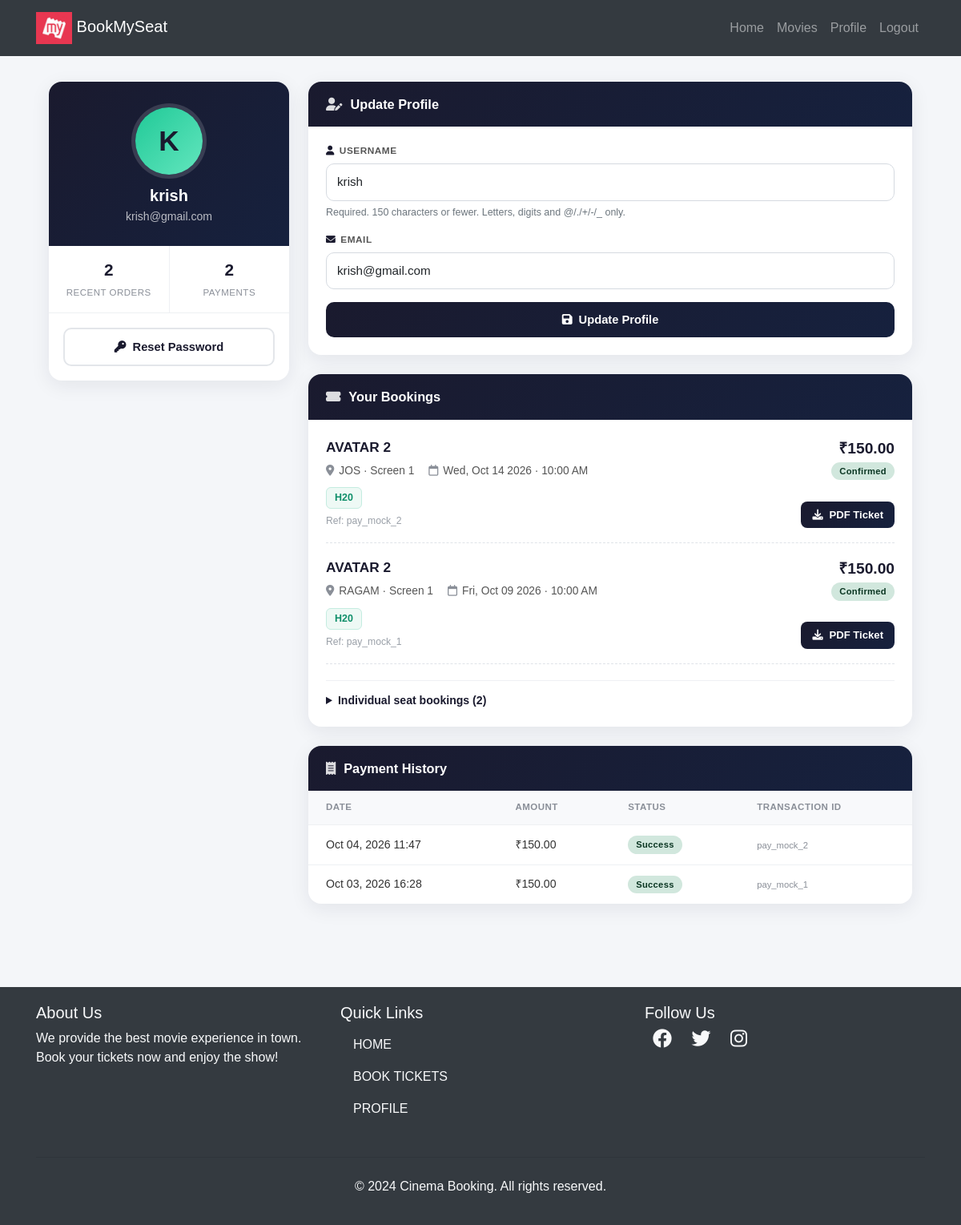
Page /user/profile/ (signed in) on the earlier database version.
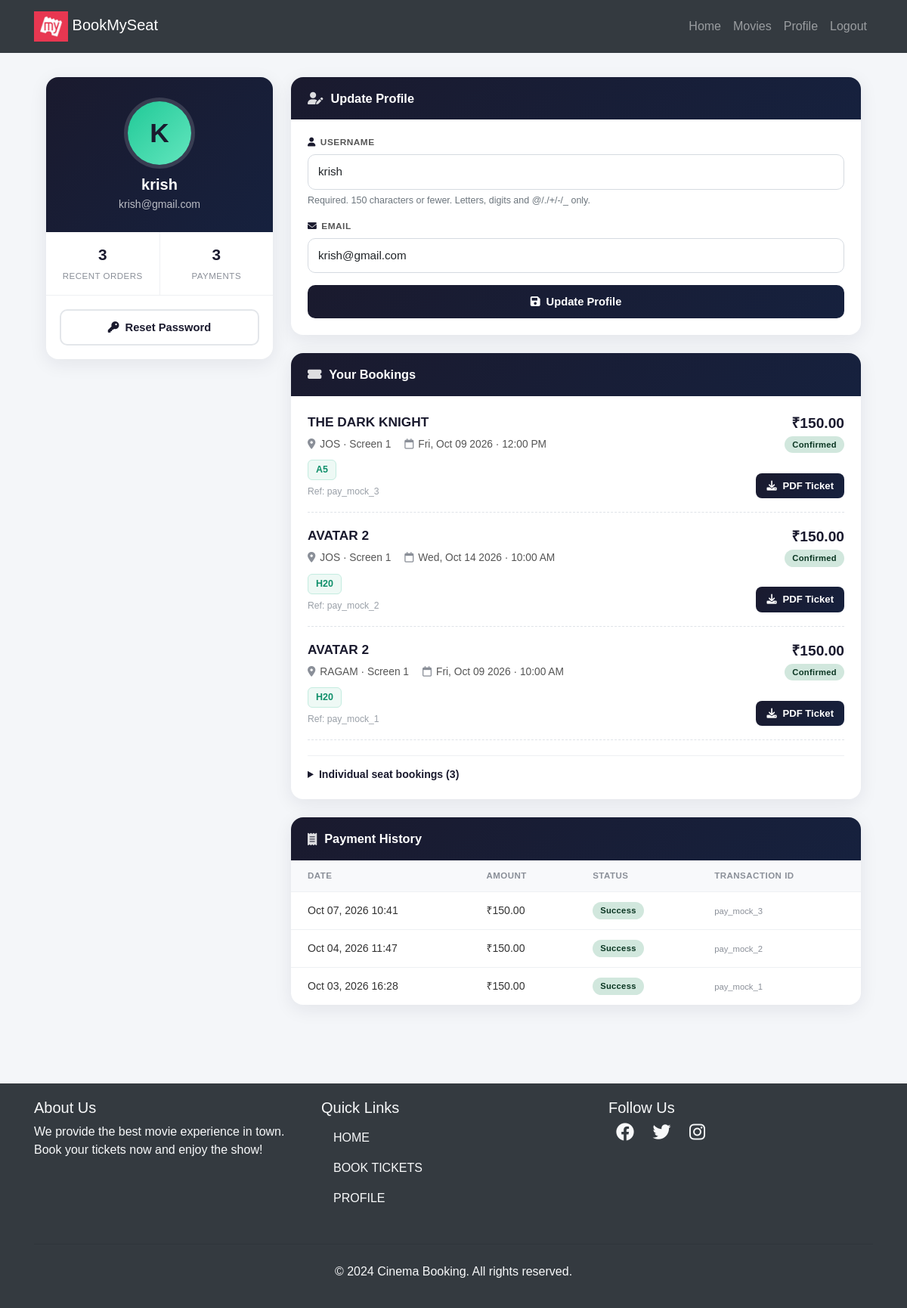
Same page on the later database version.
### movies/models.py (models this page shows, shortened)
class BookingOrder(models.Model):
    class Status(models.TextChoices):
        CONFIRMED = 'CONFIRMED', 'Confirmed'
        CANCELLED = 'CANCELLED', 'Cancelled'
    user = models.ForeignKey(User, on_delete=models.CASCADE, related_name='booking_orders')
    show_time = models.ForeignKey(ShowTime, on_delete=models.CASCADE, related_name='booking_orders')
    reference = models.CharField(max_length=64, unique=True, db_index=True)
    total_amount = models.DecimalField(max_digits=10, decimal_places=2)
    status = models.CharField(max_length=20, choices=Status.choices, default=Status.CONFIRMED, db_index=True)
    created_at = models.DateTimeField(auto_now_add=True, db_index=True)
    class Meta:
        ordering = ['-created_at']
        indexes = [
            models.Index(fields=['user', '-created_at']),
        ]

class ShowTime(models.Model):
    movie = models.ForeignKey(Movie, on_delete=models.CASCADE, related_name='showtimes')
    theater = models.ForeignKey(Theater, on_delete=models.CASCADE, related_name='showtimes')
    screen = models.ForeignKey(Screen, on_delete=models.CASCADE, related_name='showtimes')
    date = models.DateField(help_text='Screening date')
    start_time = models.TimeField(help_text='Show start time')
    cleaning_buffer_minutes = models.PositiveIntegerField(
        default=20,
        help_text='Buffer time after show ends before next show can start (minutes)'
    )
    is_cancelled = models.BooleanField(default=False)
    class Meta:
        ordering = ['date', 'start_time']
        unique_together = ('screen', 'date', 'start_time')

class Movie(models.Model):
    AGE_CERTIFICATIONS = [
        ('U', 'U - Universal'),
        ('UA', 'UA - Parental Guidance'),
        ('UA13', 'UA13 - Parental Guidance (13+)'),
        ('UA16', 'UA16 - Parental Guidance (16+)'),
        ('A', 'A - Adults Only'),
        ('S', 'S - Special/Restricted'),
    ]
    name = models.CharField(max_length=250)
    image = models.ImageField(upload_to='movies/')
    rating = models.DecimalField(
        max_digits=3, decimal_places=1, blank=True, null=True,
        help_text='Optional critic/base rating out of 10. User rating is calculated from reviews.'
    )
    Cast = models.TextField(blank=True, help_text='Deprecated free-text cast list, kept for backward compatibility')
    description = models.TextField(blank=True, null=True)  # optional field
    genres = models.ManyToManyField(Genre, related_name='movies', blank=True)
    language = models.ForeignKey(
        Language, on_delete=models.SET_NULL, related_name='movies', null=True, blank=True
    )
    cast_members = models.ManyToManyField(
        CastMember, through='MovieCast', related_name='movies', blank=True
    )
    trailer_url = models.URLField(
        blank=True,
        validators=[validate_youtube_url],
        help_text='YouTube trailer URL (watch, youtu.be, or embed link).'
    )
    age_certification = models.CharField(max_length=10, choices=AGE_CERTIFICATIONS, blank=True)
    duration_minutes = models.PositiveIntegerField(blank=True, null=True, help_text='Runtime in minutes')
    release_date = models.DateField(
        blank=True, null=True,
        help_text='Available from (first bookable day, inclusive)',
    )
    end_date = models.DateField(
        blank=True, null=True,
        help_text='Available until (last bookable day, inclusive)',
    )
    default_cleaning_buffer_minutes = models.PositiveIntegerField(
        default=30,
        help_text='Default buffer/cleaning time between shows (minutes) for new showtimes',
    )
    booking_enabled = models.BooleanField(
        default=True,
        help_text=(
            'Master switch for this movie\'s bookings. Uncheck to immediately block '
            'all new bookings and showtime scheduling, regardless of release/end dates. '
            'A passed "end_date" alone no longer blocks bookings — toggle this off instead.'
        ),
    )
    created_at = models.DateTimeField(default=timezone.now, editable=False)
    class Meta:
        ordering = ['-created_at']

class Theater(models.Model):
    name = models.CharField(max_length=250)
    city = models.CharField(max_length=120, blank=True, default='', db_index=True)
    class Meta:
        ordering = ['name']

class Screen(models.Model):
    SCREEN_TYPE_CHOICES = [
        ('standard', 'Standard'),
        ('imax', 'IMAX'),
        ('3d', '3D'),
        ('4dx', '4DX'),
        ('dolby', 'Dolby Atmos'),
    ]
    theater = models.ForeignKey(Theater, on_delete=models.CASCADE, related_name='screens')
    name = models.CharField(max_length=100, help_text='e.g. Screen 1, IMAX Hall')
    total_seats = models.PositiveIntegerField(default=100)
    screen_type = models.CharField(max_length=20, choices=SCREEN_TYPE_CHOICES, default='standard')
    class Meta:
        ordering = ['theater', 'name']
        unique_together = ('theater', 'name')

class Booking(models.Model):
    user = models.ForeignKey(User, on_delete=models.CASCADE)
    seat = models.ForeignKey(Seat, on_delete=models.CASCADE, null=True, blank=True)
    show_time = models.ForeignKey(ShowTime, on_delete=models.CASCADE, related_name='bookings', null=True, blank=True)
    theater = models.ForeignKey(Theater, on_delete=models.CASCADE, null=True, blank=True)
    booked_at = models.DateTimeField(auto_now_add=True, db_index=True)
    movie = models.ForeignKey(Movie, on_delete=models.CASCADE, null=True, blank=True)
    total_price = models.DecimalField(max_digits=10, decimal_places=2, null=True, blank=True)
    booking_order = models.ForeignKey(
        BookingOrder, on_delete=models.SET_NULL, null=True, blank=True, related_name='bookings'
    )
    payment_transaction = models.ForeignKey(
        PaymentTransaction, on_delete=models.SET_NULL, null=True, blank=True, related_name='bookings'
    )
    class Meta:
        indexes = [
            models.Index(fields=['show_time', 'seat']),
            models.Index(fields=['user', '-booked_at']),
            models.Index(fields=['theater', 'booked_at']),
        ]

class Seat(models.Model):
    SEAT_TYPE_CHOICES = [
        ('standard', 'Standard'),
        ('premium', 'Premium'),
    ]
    screen = models.ForeignKey(Screen, on_delete=models.CASCADE, related_name='seats', null=True, blank=True)
    seat_number = models.CharField(max_length=10)
    seat_type = models.CharField(max_length=10, choices=SEAT_TYPE_CHOICES, default='standard')
    price = models.DecimalField(max_digits=8, decimal_places=2, default=150.00)
    is_booked = models.BooleanField(default=False)
    class Meta:
        ordering = ['seat_number']

class PaymentTransaction(models.Model):
    class Status(models.TextChoices):
        PENDING = 'PENDING', 'Pending'
        SUCCESS = 'SUCCESS', 'Success'
        FAILED = 'FAILED', 'Failed'
        CANCELLED = 'CANCELLED', 'Cancelled'
        REFUNDED = 'REFUNDED', 'Refunded'
    user = models.ForeignKey(User, on_delete=models.CASCADE, related_name='payments')
    show_time = models.ForeignKey(ShowTime, on_delete=models.CASCADE, related_name='payments')
    reservation = models.ForeignKey(
        SeatReservation, on_delete=models.SET_NULL, null=True, blank=True, related_name='payments'
    )
    seat_ids = models.JSONField(default=list, help_text='Seat primary keys included in this checkout')
    amount = models.DecimalField(max_digits=10, decimal_places=2)
    currency = models.CharField(max_length=8, default='INR')
    status = models.CharField(max_length=20, choices=Status.choices, default=Status.PENDING, db_index=True)
    provider = models.CharField(max_length=32, default='razorpay')
    provider_order_id = models.CharField(max_length=128, blank=True, db_index=True)
    provider_payment_id = models.CharField(max_length=128, blank=True, null=True, unique=True)
    idempotency_key = models.CharField(max_length=64, unique=True)
    failure_reason = models.CharField(max_length=500, blank=True)
    booking_order = models.ForeignKey(
        BookingOrder, on_delete=models.SET_NULL, null=True, blank=True, related_name='payment_transactions'
    )
    created_at = models.DateTimeField(auto_now_add=True, db_index=True)
    updated_at = models.DateTimeField(auto_now=True)
    class Meta:
        ordering = ['-created_at']
        indexes = [
            models.Index(fields=['status', 'created_at']),
            models.Index(fields=['user', '-created_at']),
        ]

### user/views.py (the view)
# urls.py: path('profile/', profile, name='profile'),
@login_required
def profile(request):
    bookings = Booking.objects.filter(user=request.user).select_related(
        'movie', 'theater', 'seat', 'show_time', 'booking_order'
    ).order_by('-booked_at')
    booking_orders = BookingOrder.objects.filter(user=request.user).prefetch_related('bookings').order_by('-created_at')[:20]
    payments = PaymentTransaction.objects.filter(user=request.user).order_by('-created_at')[:30]
    if request.method == 'POST':
        u_form = UserUpdateForm(request.POST, instance=request.user)  # fixed
        if u_form.is_valid():
            u_form.save()
            return redirect('profile')
    else:
        u_form = UserUpdateForm(instance=request.user)
    return render(request, 'users/profile.html', {
        'u_form': u_form,
        'bookings': bookings,
        'booking_orders': booking_orders,
        'payments': payments,
    })

### user/forms.py
class UserUpdateForm(forms.ModelForm):
    email = forms.EmailField()
    class Meta:
            model = User
            fields = ['username', 'email']
    class ProfileUpdateForm(forms.ModelForm):
        class Meta:
            model = User
            fields = ['password']

### templates/users/profile.html (shortened to what the changed rows need)
{% extends "users/base.html" %} {% block content %}
<link rel="stylesheet" href="https://cdnjs.cloudflare.com/ajax/libs/font-awesome/6.0.0-beta3/css/all.min.css">
<div class="pf-wrap">
  <aside class="pf-side">
    <div class="pf-card">
      <div class="pf-user-top">
        <div class="pf-avatar">{{ user.username|slice:":1"|upper }}</div>
        <h3>{{ user.username }}</h3>
        <p>{{ user.email }}</p>
      </div>
      <div class="pf-stats">
        <div class="pf-stat"><b>{{ booking_orders|length }}</b><span>Recent orders</span></div>
        <div class="pf-stat"><b>{{ payments|length }}</b><span>Payments</span></div>
      </div>
    </div>
  </aside>
  <div class="pf-main">
    <div class="pf-card">
      <div class="pf-card-body">
        <form method="POST" class="pf-form">
          {% for field in u_form %}
            <div class="pf-field">
              <label for="{{ field.id_for_label }}">
                <i class="fas fa-{% if field.name == 'username' %}user{% elif field.name == 'email' %}envelope{% else %}info-circle{% endif %}"></i>{{ field.label }}
              </label>
              {{ field }}
              {% if field.help_text %}
                <small class="form-text text-muted">{{ field.help_text }}</small>
              {% endif %}
            </div>
          {% endfor %}
        </form>
      </div>
    </div>
    <div class="pf-card">
      <div class="pf-card-body">
        {% if booking_orders %}
          {% for order in booking_orders %}
          <div class="pf-order">
            <div>
              <div class="pf-order-title">{{ order.show_time.movie.name }}</div>
              <div class="pf-order-meta">
                <span><i class="fas fa-map-marker-alt"></i>{{ order.show_time.theater.name }} · {{ order.show_time.screen.name }}</span>
                <span><i class="far fa-calendar"></i>{{ order.show_time.date|date:"D, M d Y" }} · {{ order.show_time.start_time|time:"g:i A" }}</span>
              </div>
              <div class="pf-seats">
                {% for b in order.bookings.all %}{% if b.seat %}<span class="pf-seat">{{ b.seat.seat_number }}</span>{% endif %}{% endfor %}
              </div>
              <div class="pf-ref">Ref: {{ order.reference }}</div>
            </div>
            <div class="pf-order-side">
              <div>
                <div class="pf-amount">₹{{ order.total_amount }}</div>
                <span class="pf-badge {% if order.status == 'CONFIRMED' %}pf-badge-ok{% elif order.status == 'CANCELLED' %}pf-badge-bad{% endif %}">{{ order.get_status_display }}</span>
              </div>
              <a href="{% url 'download_ticket' order.id %}" class="pf-btn pf-btn-primary pf-btn-sm"><i class="fas fa-download"></i> PDF Ticket</a>
            </div>
          </div>
          {% endfor %}
        {% endif %}
        {% if bookings %}
          <details class="pf-details">
            <summary>Individual seat bookings ({{ bookings|length }})</summary>
          </details>
        {% endif %}
      </div>
    </div>
    <div class="pf-card">
      {% if payments %}
      <div class="pf-table-wrap">
        <table class="pf-table">
          <thead><tr><th>Date</th><th>Amount</th><th>Status</th><th>Transaction ID</th></tr></thead>
          <tbody>
            {% for p in payments %}
            <tr>
              <td>{{ p.created_at|date:"M d, Y H:i" }}</td>
              <td>₹{{ p.amount }}</td>
              <td><span class="pf-badge {% if p.status == 'SUCCESS' %}pf-badge-ok{% elif p.status == 'FAILED' or p.status == 'CANCELLED' %}pf-badge-bad{% elif p.status == 'PENDING' %}pf-badge-wait{% elif p.status == 'REFUNDED' %}pf-badge-info{% endif %}">{{ p.get_status_display }}</span></td>
              <td><small>{{ p.provider_payment_id|default:p.provider_order_id|default:"—" }}</small></td>
            </tr>
            {% endfor %}
          </tbody>
        </table>
      </div>
      {% else %}
      <div class="pf-empty"><i class="fas fa-receipt"></i><p>No payments yet.</p></div>
      {% endif %}
    </div>
  </div>
</div>
{% endblock %}

Differences in the rows shown:
added BookingOrder: show_time.movie.name "THE DARK KNIGHT", show_time.theater.name "JOS", show_time.screen.name "Screen 1", show_time "Fri, Oct 09 2026", show_time.start_time "12:00 PM", reference "pay_mock_3", total_amount "150.00", status "Confirmed"
added Booking: seat.seat_number "A5", shown under "THE DARK KNIGHT"
added PaymentTransaction: created_at "Oct 07, 2026 10:41", amount "150.00", status "Success", provider_payment_id "pay_mock_3"
Other differences:
{{ booking_orders|length }}: "2" → "3"
{{ payments|length }}: "2" → "3"
{{ bookings|length }}: "2" → "3"
